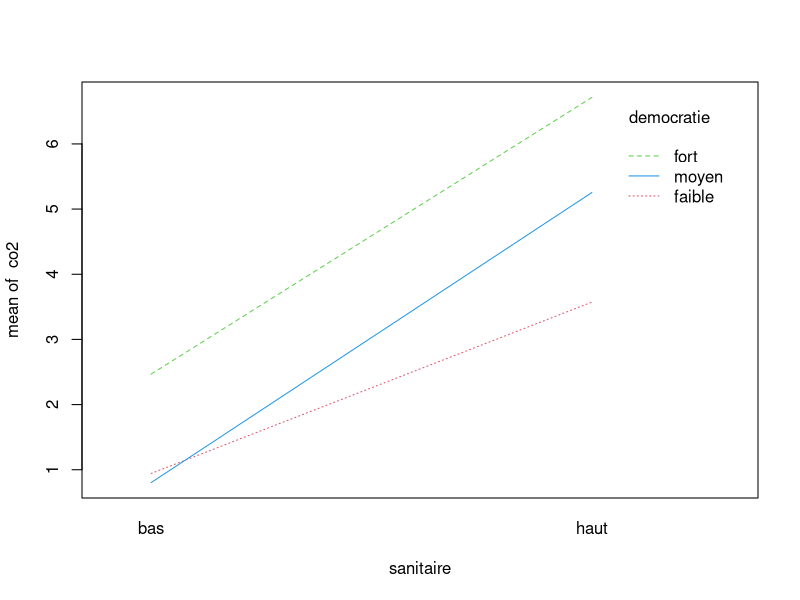
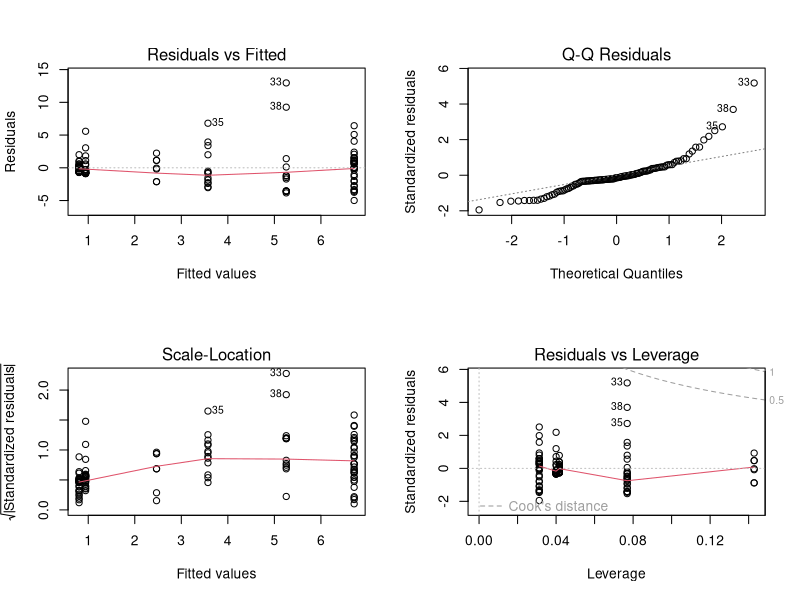
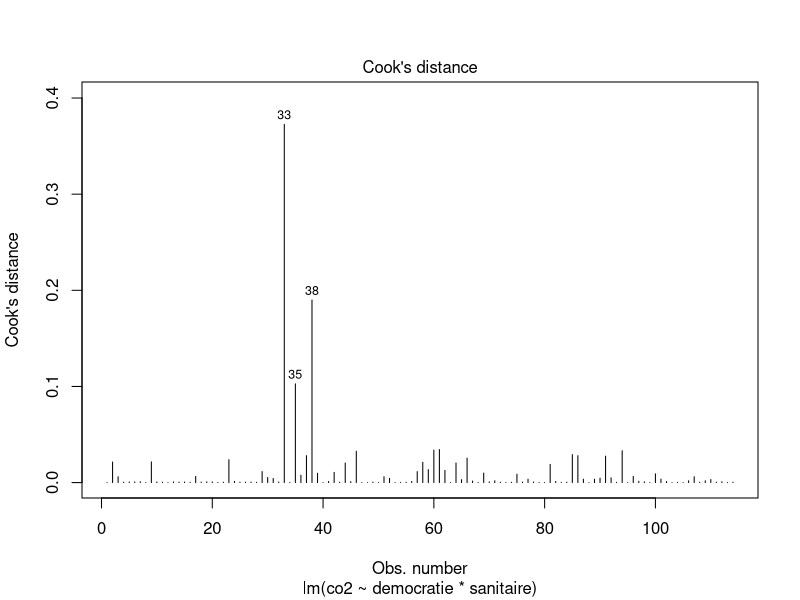
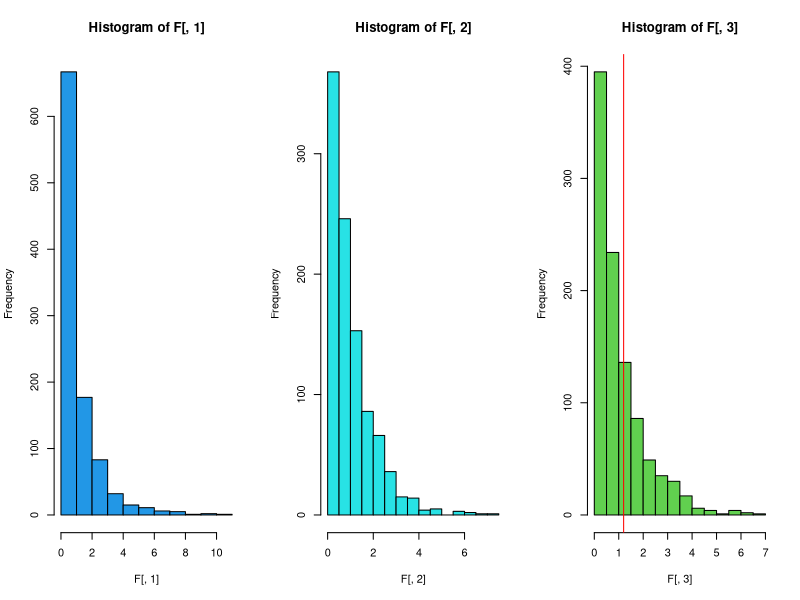
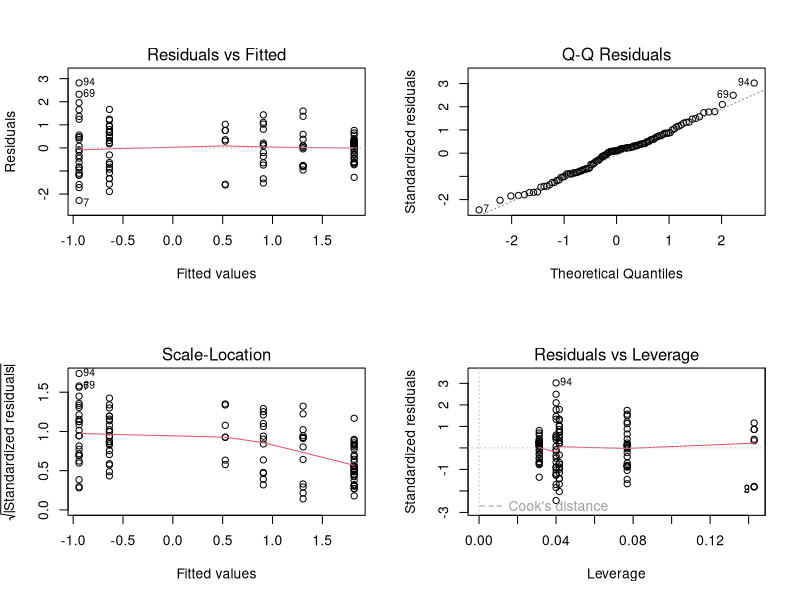
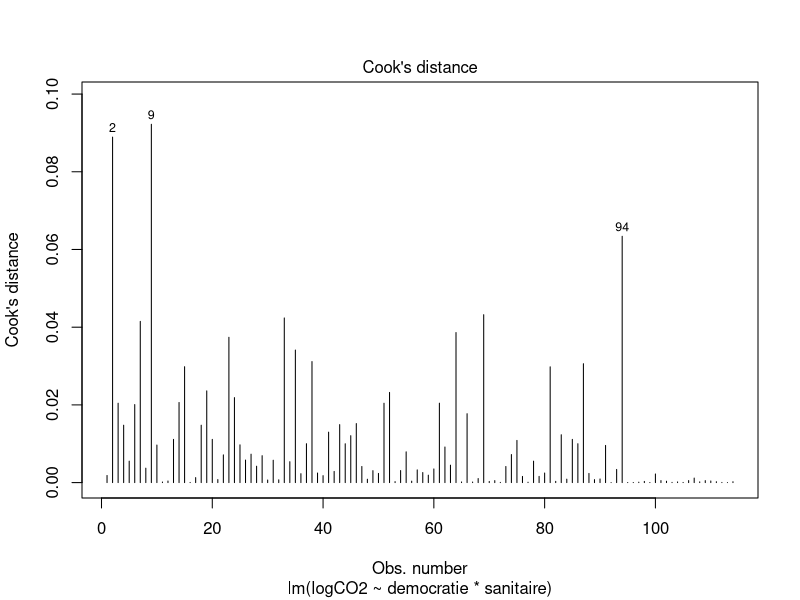
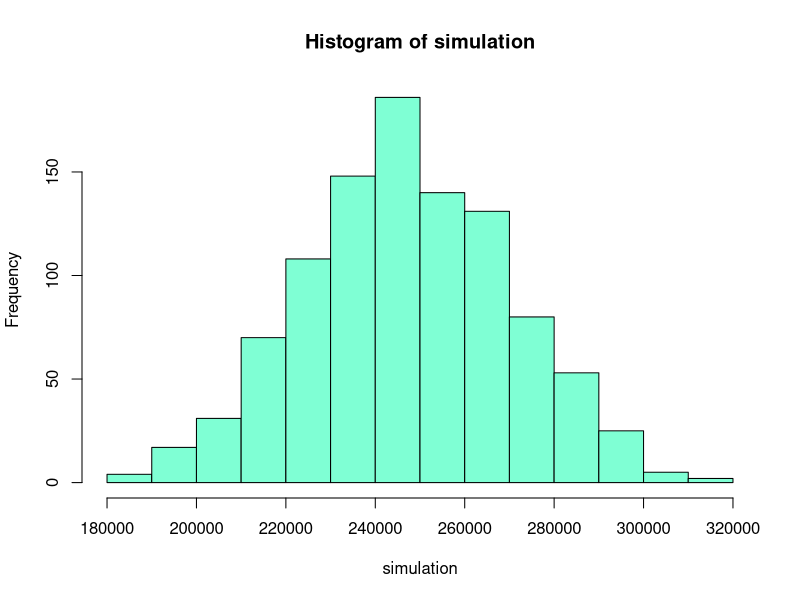

Reproduce these figures in R, in order.
## ---- chunk 1
knitr::opts_chunk$set(echo = TRUE)
## ---- chunk 2
rm(list=ls())
## ---- chunk 3
goodlife <- read.csv("./good_life.txt", sep = "\t", header = TRUE, dec = ",")
continent <- goodlife$continent
region <- goodlife$region_monde
pays <- goodlife$pays
co2 <- goodlife$CO2
eau <- goodlife$eau
sanitaire <- as.factor(goodlife$sanitaire)
democratie <- as.factor(goodlife$democratie)
## ---- chunk 4
num_sanitaire <- as.numeric(sanitaire)
num_democratie <- as.numeric(democratie)
tab <- table(num_sanitaire,num_democratie)
chisq.test(tab)
## ---- chunk 5
chisq.test(tab)$expected
## ---- chunk 6
fisher.test(tab)
## ---- chunk 7
xtabs(~ sanitaire + democratie)
## ---- chunk 8
interaction.plot(sanitaire, democratie, co2, col = 2:4)
## ---- chunk 9
lm1 <- lm(co2 ~ democratie * sanitaire )
anova(lm1)
## ---- chunk 10
lm1b <- lm(co2~ democratie + sanitaire)
summary(lm1b)
## ---- chunk 11
contrasts(democratie) #par défaut
contrasts(democratie) <- contr.treatment(3, base = 2)
contrasts(democratie) # democratiefort passe en référence (dans l'intercept)
lm1b <- lm(co2~democratie+sanitaire)
summary(lm1b)
## ---- chunk 12
lm2 <- lm(co2~sanitaire + democratie)
anova(lm2)
## ---- chunk 13
(385.51 + 313.52) == (605.24 + 93.79) # les Mean Sq sont égaux
## ---- chunk 14
lm3 <- aov(co2~democratie+sanitaire+Error(democratie:sanitaire))
summary(lm3)
## ---- chunk 15
1-pf((192.755/8.142), 2, 2) #test de F pour l'effet democratie
1-pf((313.522/8.142), 1, 2) #test de F pour l'effet sanitaire 
## ---- chunk 16
sqrt((192.755 - 6.786)/2) #sigma_democratie
sqrt((313.522 - 6.786)/3) #sigma_sanitaire
sqrt(6.786) #sigma_residuelles
## ---- chunk 17
par(mfrow = c(2, 2))
plot(lm1)
## ---- chunk 18
shapiro.test(residuals(lm1))
## ---- chunk 19
bartlett.test(residuals(lm1), interaction(democratie, sanitaire))
## ---- chunk 20
par(mfrow=c(1,1))
plot(lm1,4)
## ---- chunk 21
F = matrix(0, nc = 4, nr = 1000)
for (i in 1:1000) {
  CO2_sim = sample(x = co2,
                   size = length(co2),
                   replace = FALSE)
  lm_temp = lm(CO2_sim ~ sanitaire * democratie)
  F[i, ] = anova(lm_temp)$"F value"
}
sum(F[, 1] > anova(lm1)$"F value"[1]) / 1000
sum(F[, 2] > anova(lm1)$"F value"[2]) / 1000
sum(F[, 3] > anova(lm1)$"F value"[3]) / 1000
## ---- chunk 22
par(mfrow=c(1,3))
hist(F[,1], col = 4) ; abline(v = anova(lm1)$"F value"[1], col = 'red')
hist(F[, 2], col = 5) ; abline(v = anova(lm1)$"F value"[2], col = 'red')
hist(F[,3], col = 3) ; abline(v = anova(lm1)$"F value"[3], col = 'red')
## ---- chunk 23
logCO2 <- log(co2)
lm4 <- lm(logCO2 ~ democratie*sanitaire)
## ---- chunk 24
par(mfrow = c(2,2))
plot(lm4)
shapiro.test(residuals(lm4)) # on ne rejete pas H0
bartlett.test(residuals(lm4), democratie)
bartlett.test(residuals(lm4), sanitaire) # => on rejete H0
par(mfrow = c(1,1))
plot(lm4, 4)
## ---- chunk 25
anova(lm4)
## ---- chunk 26
Fb = matrix(0, nc = 4, nr = 1000)
for (i in 1:1000) {
  logCO2_sim = sample(x = logCO2,
                   size = length(logCO2),
                   replace = FALSE)
  lm_temp = lm(logCO2_sim ~ sanitaire * democratie)
  Fb[i, ] = anova(lm_temp)$"F value"
}
sum(Fb[, 1] > anova(lm4)$"F value"[1]) / 1000
sum(Fb[, 2] > anova(lm4)$"F value"[2]) / 1000
sum(Fb[, 3] > anova(lm4)$"F value"[3]) / 1000
## ---- chunk 27
library(nortest)

R <- rank(co2)
S <- rank(eau)
D <- sum((R-S)**2)

simulation=vector()
for (i in 1:1000) {
  R_sim=sample(R, length(R),replace=FALSE)
  S_sim=sample(S, length(S), replace = FALSE)
  simulation[i]=sum((R_sim - S_sim)**2)
}

hist(simulation, col = "aquamarine")
cvm.test(simulation)
## ---- chunk 28
cor.test(co2, eau, m = "pearson")
## ---- chunk 29
anova(lm(co2~ eau))
## ---- chunk 30
cor.test(co2, eau,  m="spearman") # attention aux ex-aequos 
cor.test(co2, eau, m="kendall")
## ---- chunk 31
table(continent, region)
## ---- chunk 32
library(nlme)
library(lme4)

lm5 <- lme(fixed=co2~1+continent, random = list(continent=~1, region=~1))
lm5b <- lmer(co2~continent+(1|continent:region))

summary(lm5b)
anova(lm5b)
